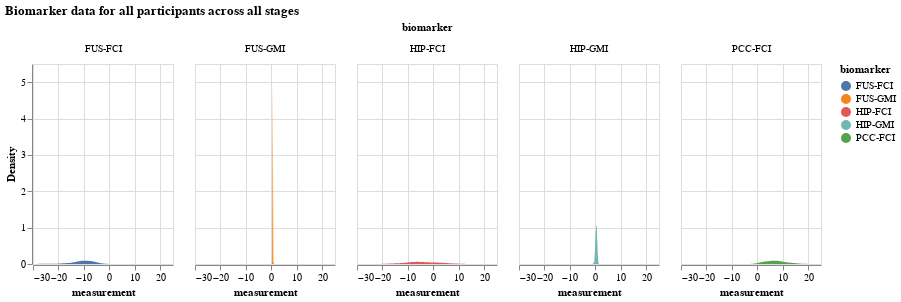

Source (notebook cell):
### Markdown cell above
## Visualizing simulated results

With the above data structure, we can visualize the following data:

- Distribution of all biomarker values by biomarker
- Distribution of all biomarker values when the participant is at a certain disease stage
- Comparing a certain biomarker data 
- A certain participant's data

### Distribution of all biomarker values by biomarker

### Code cell
df = pd.DataFrame(X, columns=biomarkers)
# make this dataframe wide to long 
df_long = df.melt(var_name = "Biomarker", value_name="Value")
values_df = df_long['Value'].apply(pd.Series)
values_df.columns = ['participant', "biomarker", 'measurement', 'k_j', 'S_n', 'affected_or_not']
df = values_df

alt.Chart(df).transform_density(
    'measurement',
    as_=['measurement', 'Density'],
    groupby=['biomarker']
).mark_area().encode(
    x="measurement:Q",
    y="Density:Q",
    facet = alt.Facet(
        "biomarker:N",
        columns = 5
    ),
    color=alt.Color(
        'biomarker:N'
    )
).properties(
    width= 140,
    height = 200,
).properties(
    title='Biomarker data for all participants across all stages'
)

### Figure 1 — Vega-Lite specification as saved in the notebook (floating-point values rounded to 4 significant figures; data arrays with more than 128 entries replaced by an {"elided": "..."} marker saying what was removed)
{"config": {"view": {"continuousWidth": 300, "continuousHeight": 300}}, "data": {"name": "data-9b0b3d78caf3d56d10b31d23439e435e"}, "mark": {"type": "area"}, "encoding": {"color": {"field": "biomarker", "type": "nominal"}, "facet": {"columns": 5, "field": "biomarker", "type": "nominal"}, "x": {"field": "measurement", "type": "quantitative"}, "y": {"field": "Density", "type": "quantitative"}}, "height": 200, "title": "Biomarker data for all participants across all stages", "transform": [{"density": "measurement", "groupby": ["biomarker"], "as": ["measurement", "Density"]}], "width": 140, "$schema": "https://vega.github.io/schema/vega-lite/v5.16.3.json", "datasets": {"data-9b0b3d78caf3d56d10b31d23439e435e": {"elided": "500 records"}}}
